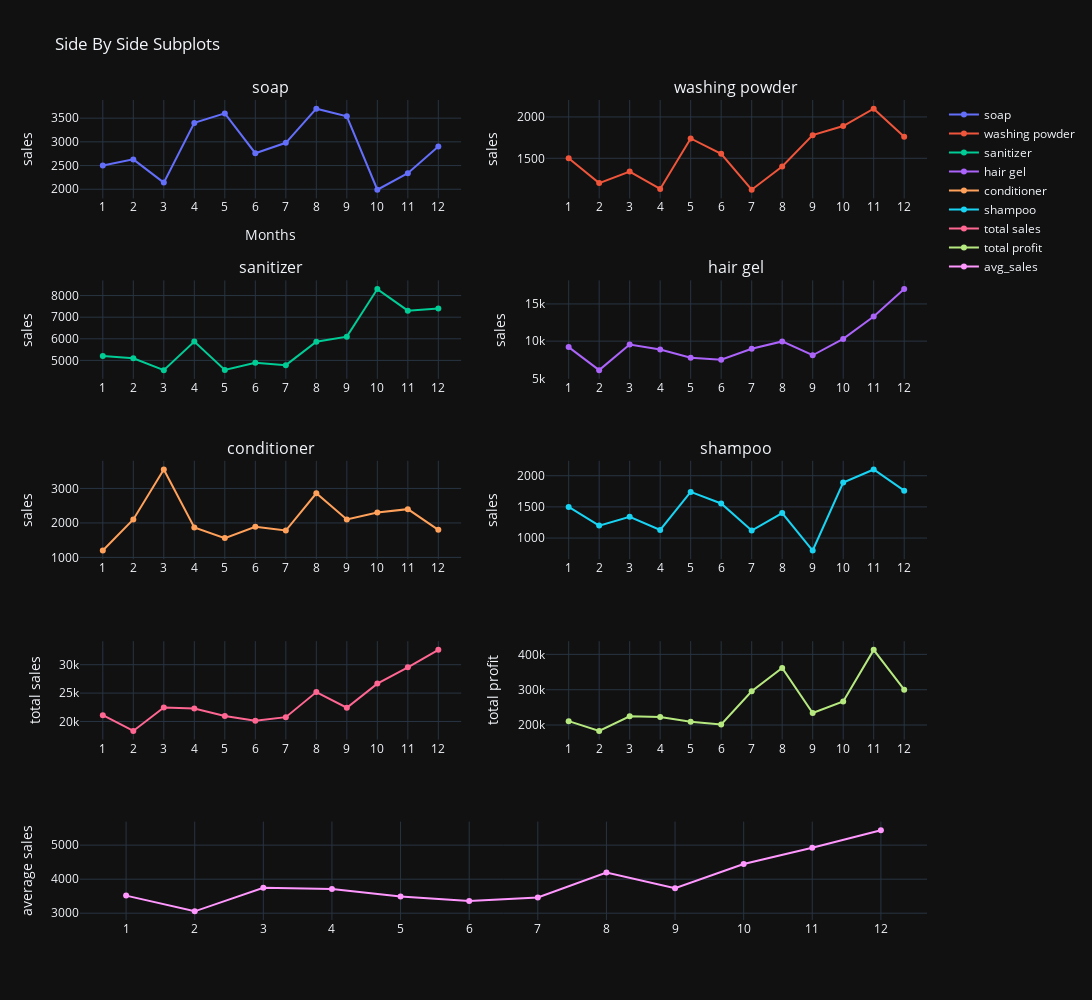

Notebook cell for this chart:
### Code cell
fig = make_subplots(rows=5, cols=2,subplot_titles=("soap", "washing powder", "sanitizer", "hair gel","conditioner","shampoo"),
            specs=[[{}, {}],[{}, {}],[{}, {}],[{}, {}],
           [{"colspan": 2}, None],],  )


fig.add_trace(
    go.Scatter(x=df['month_number'], y=df['soap'], name="soap"),
    row=1, col=1
)

fig.add_trace(
    go.Scatter(x=df['month_number'], y=df['washing powder'], name= 'washing powder'),
    row=1, col=2
)
fig.add_trace(
    go.Scatter(x=df['month_number'], y=df['sanitizer'], name="sanitizer"),
    row=2, col=1
)

fig.add_trace(
    go.Scatter(x=df['month_number'], y=df['hair gel'], name= 'hair gel'),
    row=2, col=2
)
fig.add_trace(
    go.Scatter(x=df['month_number'], y=df['conditioner'], name="conditioner"),
    row=3, col=1
)

fig.add_trace(
    go.Scatter(x=df['month_number'], y=df['shampoo'], name= 'shampoo'),
    row=3, col=2
)

fig.add_trace(
    go.Scatter(x=df['month_number'], y=df['total_units'], name= 'total sales'),
    row=4, col=1
)

fig.add_trace(
    go.Scatter(x=df['month_number'], y=df['total_profit'], name= 'total profit'),
    row=4, col=2
)


fig = fig.add_trace(
    go.Scatter(x=df['month_number'], y=df['avg_sales'], name= 'avg_sales'),
    row=5, col=1
)




# Update xaxis properties
fig.update_xaxes(title_text="Months", row=1, col=1)
#fig.update_xaxes(title_text="Months", row=1, col=2)


# Update yaxis properties
fig.update_yaxes(title_text="sales", row=1, col=1)
fig.update_yaxes(title_text="sales", row=1, col=2)
fig.update_yaxes(title_text="sales", row=2, col=1)
fig.update_yaxes(title_text="sales", row=2, col=2)
fig.update_yaxes(title_text="sales", row=3, col=1)
fig.update_yaxes(title_text="sales", row=3, col=2)
fig.update_yaxes(title_text="total sales", row=4, col=1)
fig.update_yaxes(title_text="total profit", row=4, col=2)
fig.update_yaxes(title_text="average sales", row=5, col=1)

fig.update_layout(autosize=False,height=1000, width=1500, title_text="Side By Side Subplots",template = "plotly_dark",
                xaxis_title='Months',yaxis_title='sales',)
fig.update_xaxes(type='category')


fig.show()

### Figure 1 — Plotly figure (JSON) as saved in the notebook; plotly's stock layout.template omitted (floating-point values rounded to 4 significant figures)
{"data": [{"name": "soap", "type": "scatter", "x": [1, 2, 3, 4, 5, 6, 7, 8, 9, 10, 11, 12], "xaxis": "x", "y": [2500, 2630, 2140, 3400, 3600, 2760, 2980, 3700, 3540, 1990, 2340, 2900], "yaxis": "y"}, {"name": "washing powder", "type": "scatter", "x": [1, 2, 3, 4, 5, 6, 7, 8, 9, 10, 11, 12], "xaxis": "x2", "y": [1500, 1200, 1340, 1130, 1740, 1555, 1120, 1400, 1780, 1890, 2100, 1760], "yaxis": "y2"}, {"name": "sanitizer", "type": "scatter", "x": [1, 2, 3, 4, 5, 6, 7, 8, 9, 10, 11, 12], "xaxis": "x3", "y": [5200, 5100, 4550, 5870, 4560, 4890, 4780, 5860, 6100, 8300, 7300, 7400], "yaxis": "y3"}, {"name": "hair gel", "type": "scatter", "x": [1, 2, 3, 4, 5, 6, 7, 8, 9, 10, 11, 12], "xaxis": "x4", "y": [9200, 6100, 9550, 8870, 7760, 7490, 8980, 9960, 8100, 10300, 13300, 17000], "yaxis": "y4"}, {"name": "conditioner", "type": "scatter", "x": [1, 2, 3, 4, 5, 6, 7, 8, 9, 10, 11, 12], "xaxis": "x5", "y": [1200, 2100, 3550, 1870, 1560, 1890, 1780, 2860, 2100, 2300, 2400, 1800], "yaxis": "y5"}, {"name": "shampoo", "type": "scatter", "x": [1, 2, 3, 4, 5, 6, 7, 8, 9, 10, 11, 12], "xaxis": "x6", "y": [1500, 1200, 1340, 1130, 1740, 1555, 1120, 1400, 800, 1890, 2100, 1760], "yaxis": "y6"}, {"name": "total sales", "type": "scatter", "x": [1, 2, 3, 4, 5, 6, 7, 8, 9, 10, 11, 12], "xaxis": "x7", "y": [21100, 18330, 22470, 22270, 20960, 20140, 20760, 25180, 22420, 26670, 29540, 32620], "yaxis": "y7"}, {"name": "total profit", "type": "scatter", "x": [1, 2, 3, 4, 5, 6, 7, 8, 9, 10, 11, 12], "xaxis": "x8", "y": [211000, 183300, 224700, 222700, 209600, 201400, 295500, 361400, 234000, 266700, 412800, 300200], "yaxis": "y8"}, {"name": "avg_sales", "type": "scatter", "x": [1, 2, 3, 4, 5, 6, 7, 8, 9, 10, 11, 12], "xaxis": "x9", "y": [3517.0, 3055, 3745, 3712.0, 3493.0, 3357.0, 3460, 4197.0, 3737.0, 4445, 4923.0, 5437.0], "yaxis": "y9"}], "layout": {"annotations": [{"font": {"size": 16}, "showarrow": false, "text": "soap", "x": 0.225, "xanchor": "center", "xref": "paper", "y": 1, "yanchor": "bottom", "yref": "paper"}, {"font": {"size": 16}, "showarrow": false, "text": "washing powder", "x": 0.775, "xanchor": "center", "xref": "paper", "y": 1, "yanchor": "bottom", "yref": "paper"}, {"font": {"size": 16}, "showarrow": false, "text": "sanitizer", "x": 0.225, "xanchor": "center", "xref": "paper", "y": 0.78, "yanchor": "bottom", "yref": "paper"}, {"font": {"size": 16}, "showarrow": false, "text": "hair gel", "x": 0.775, "xanchor": "center", "xref": "paper", "y": 0.78, "yanchor": "bottom", "yref": "paper"}, {"font": {"size": 16}, "showarrow": false, "text": "conditioner", "x": 0.225, "xanchor": "center", "xref": "paper", "y": 0.56, "yanchor": "bottom", "yref": "paper"}, {"font": {"size": 16}, "showarrow": false, "text": "shampoo", "x": 0.775, "xanchor": "center", "xref": "paper", "y": 0.56, "yanchor": "bottom", "yref": "paper"}], "autosize": false, "height": 1000, "title": {"text": "Side By Side Subplots"}, "width": 1500, "xaxis": {"anchor": "y", "domain": [0, 0.45], "title": {"text": "Months"}, "type": "category"}, "xaxis2": {"anchor": "y2", "domain": [0.55, 1], "type": "category"}, "xaxis3": {"anchor": "y3", "domain": [0, 0.45], "type": "category"}, "xaxis4": {"anchor": "y4", "domain": [0.55, 1], "type": "category"}, "xaxis5": {"anchor": "y5", "domain": [0, 0.45], "type": "category"}, "xaxis6": {"anchor": "y6", "domain": [0.55, 1], "type": "category"}, "xaxis7": {"anchor": "y7", "domain": [0, 0.45], "type": "category"}, "xaxis8": {"anchor": "y8", "domain": [0.55, 1], "type": "category"}, "xaxis9": {"anchor": "y9", "domain": [0, 1], "type": "category"}, "yaxis": {"anchor": "x", "domain": [0.88, 1], "title": {"text": "sales"}}, "yaxis2": {"anchor": "x2", "domain": [0.88, 1], "title": {"text": "sales"}}, "yaxis3": {"anchor": "x3", "domain": [0.66, 0.78], "title": {"text": "sales"}}, "yaxis4": {"anchor": "x4", "domain": [0.66, 0.78], "title": {"text": "sales"}}, "yaxis5": {"anchor": "x5", "domain": [0.44, 0.56], "title": {"text": "sales"}}, "yaxis6": {"anchor": "x6", "domain": [0.44, 0.56], "title": {"text": "sales"}}, "yaxis7": {"anchor": "x7", "domain": [0.22, 0.34], "title": {"text": "total sales"}}, "yaxis8": {"anchor": "x8", "domain": [0.22, 0.34], "title": {"text": "total profit"}}, "yaxis9": {"anchor": "x9", "domain": [0, 0.12], "title": {"text": "average sales"}}}}
